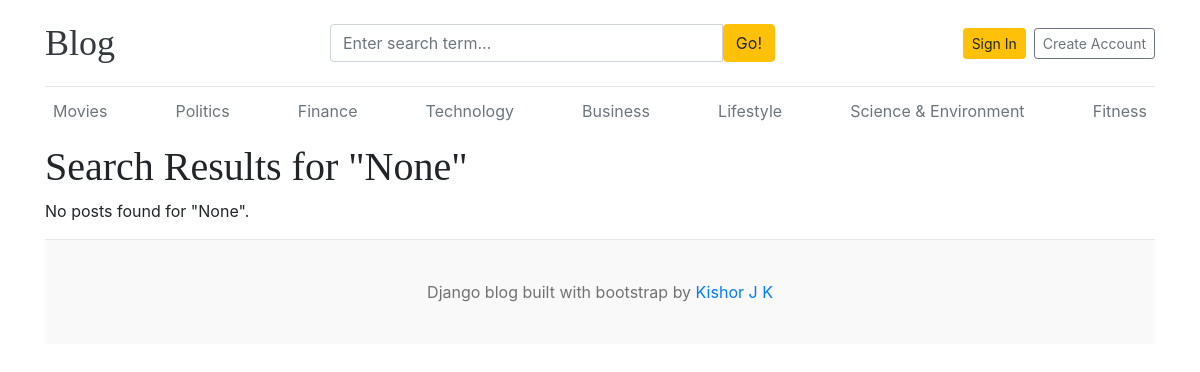
The app's page /search/ with its own data.
### blogs/models.py (models this page shows, shortened)
class Category(models.Model):
    category_name = models.CharField(max_length=50, unique=True)
    created_at = models.DateTimeField(auto_now_add=True)
    updated_at = models.DateTimeField(auto_now=True)
    class Meta:
        verbose_name_plural = 'Categories'

### assignments/models.py (models this page shows, shortened)
class Sociallinks(models.Model):
    platform_name = models.CharField(max_length=25)
    platform_url = models.URLField(max_length=200)
    created_at = models.DateTimeField(auto_now_add=True)
    updated_at = models.DateTimeField(auto_now=True)

### blogs/views.py (the view)
# urls.py: path('search/', views.search, name='search'),
def search(request):
    keyword = request.GET.get('keyword')
    if keyword:
        posts = Blog.objects.filter(Q(title__icontains=keyword) | Q(short_description__icontains=keyword), status='published').order_by('-updated_at')
    else:
        posts = Blog.objects.none()  # Return an empty queryset if no keyword is provided
    context = {
        'posts': posts,
        'keyword': keyword
    }
    return render(request, 'search_results.html', context)

### blogs/context_processors.py (called while the page is built)
def get_categories(request):
    categories = Category.objects.all()
    return {'categories': categories}

def get_social_links(request):
    social_links = Sociallinks.objects.all()
    return {'social_links': social_links}

### templates/search_results.html
{% extends 'base.html' %}
{% block content %}
    <div class="row">
        <div class="col-lg-8">
            <h1>Search Results for "{{ keyword }}"</h1>
            {% if posts %}
                {% for post in posts %}
                    <article class="blog-post">
                        <h2 class="blog-post-title">{{ post.title }}</h2>
                        <p class="blog-post-meta">By {{ post.author }} on {{ post.updated_at|date:"F j, Y" }}</p>
                        <p>{{ post.short_description }}</p>
                        <a href="{% url 'blogs' slug=post.slug %}" class="btn btn-primary">Read More</a>
                    </article>
                {% endfor %}
            {% else %}
                <p>No posts found for "{{ keyword }}".</p>
            {% endif %}
        </div>
    </div>
{% endblock %}

### templates/base.html (shortened to what this page needs)
{% load static %}
<!DOCTYPE html>
<html lang="en">
<head>
    <link href="https://getbootstrap.com/docs/4.0/dist/css/bootstrap.min.css" rel="stylesheet">
    <link href="{% static 'css/blog.css' %}" rel="stylesheet">
    <link rel="stylesheet" href="https://cdnjs.cloudflare.com/ajax/libs/font-awesome/4.7.0/css/font-awesome.min.css">
  </head>
<body>
    <div class="container">
      <header class="blog-header py-3">
        <div class="row align-items-center">
          <div class="col-md-3 col-12 mb-2 mb-md-0">
            <a class="blog-header-logo text-dark" href="/">Blog</a>
          </div>
          <div class="col-md-5 col-12 mb-2 mb-md-0">
            <form action="{% url 'search' %}" method="get">
              <div class="input-group">
                <input class="form-control" type="text" name="keyword" placeholder="Enter search term..." aria-label="Enter search term..." aria-describedby="button-search" />
                <button type="submit" class="btn btn-warning" id="button-search">Go!</button>
              </div>
            </form>
          </div>
          <div class="col-md-4 col-12 d-flex justify-content-md-end justify-content-center align-items-center">
            {% if not user.is_authenticated %}
              <a class="btn btn-sm btn-warning mr-2" href="{% url 'login' %}">Sign In</a>
              <a class="btn btn-sm btn-outline-secondary" href="{% url 'register' %}">Create Account</a>
            {% else %}
              <a class="btn btn-sm btn-outline-secondary" href="{% url 'dashboard' %}">{{ user.username }}</a>
              &emsp;
              <a class="btn btn-sm btn-outline-secondary" href="{% url 'logout' %}">Logout</a>
            {% endif %}
          </div>
        </div>
      </header>
      <div class="nav-scroller py-1 mb-2">
      <nav class="nav d-flex justify-content-between">
        {% for category in categories %}
          <a class="p-2 text-muted" href="{% url 'posts_by_category' category.id %}">
                {{ category.category_name }}
            </a>
        {% empty %}
            <p>No categories found.</p>
        {% endfor %}
      </nav>
      </div>
{% block content %}
{% endblock %}
<footer class="blog-footer">
  <p>Django blog built with bootstrap by
    {%if social_links %}
    {% for link in social_links %}
    {% if link.platform_name == 'Linkedin' %}
      <a href="{{ link.platform_url }}" target="_blank">Kishor J K</a></p>
    {% endif %}
    {% endfor %}
    {% endif %}
</footer>
</body>
</html>

### blog_main/static/css/blog.css (style rules this page uses)
.blog-header { border-bottom: 1px solid #e5e5e5; }
.blog-header-logo { font-family: "Playfair Display", Georgia, "Times New Roman", serif; font-size: 2.25rem; }
h1, h2, h3, h4, h5, h6 { font-family: "Playfair Display", Georgia, "Times New Roman", serif; }
.blog-footer { padding: 2.5rem 0; color: #727272; text-align: center; background-color: #f9f9f9; border-top: 0.05rem solid #e5e5e5; }
.blog-footer p:last-child { margin-bottom: 0; }

### records on screen
Category: category_name "Movies"
Category: category_name "Politics"
Category: category_name "Finance"
Category: category_name "Technology"
Category: category_name "Business"
Category: category_name "Lifestyle"
Category: category_name "Science & Environment"
Category: category_name "Fitness"

### other values on screen
{{ keyword }} "None"
